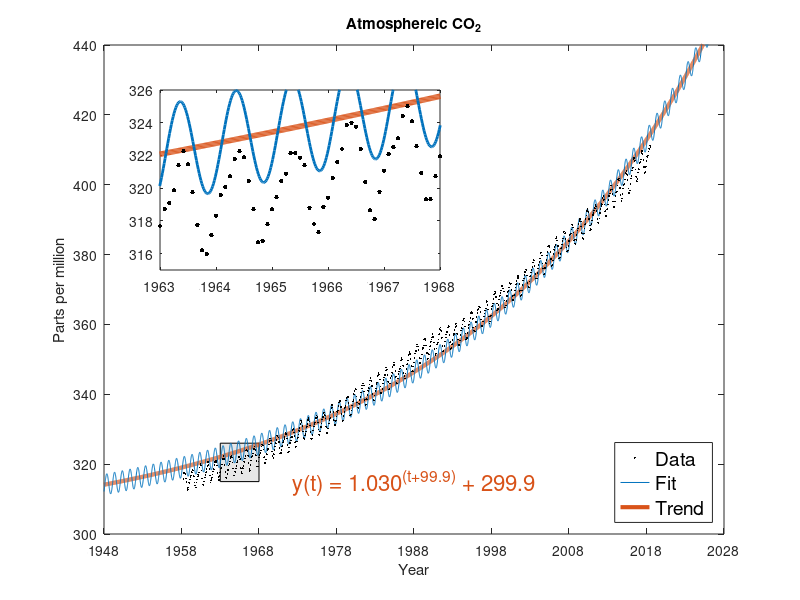

MATLAB code to generate this figure:
%% Import data
clc
clear
load('CO2_data.mat');

%% fminsearch on exponential fit + oscillation
clc
Z0 = [0.03; -100; 300; 3; 2*pi; 0];
optims = optimset('maxfunevals',10000,'maxiter',10000);

errorfunc = @(A,B,C,D,E,F) sum( (exp(A*(t-B)) + C + D*sin(E*(t-F)) - y).^2 );

coeffs_fitexpsinu = fminsearch(@(Z) errorfunc(Z(1),Z(2),Z(3),Z(4),Z(5),Z(6)), Z0, optims);
A = coeffs_fitexpsinu(1);
B = coeffs_fitexpsinu(2);
C = coeffs_fitexpsinu(3);
D = coeffs_fitexpsinu(4);
E = coeffs_fitexpsinu(5);
F = coeffs_fitexpsinu(6);
% modify fit functions for easier graphing (horizontal shift of t by 1958)
fit_expsinu = @(t) exp(A*((t-1958)-B)) + C + D*sin(E*((t-1958)-F));
fit_expsinu_exppart = @(t) exp(A*((t-1958)-B)) + C;

%% Plotting
% NOTE
% IF PLOT SHOWS UP WEIRD, DRAG THE FIGURE WINDOW TO FIT THE PLOT ON HW
% after that, run code again to produce the right PNG file

% remember, t = year since 1958
t = t + 1958;
% not anymore
clf
% Main plot
% patch
patch([1963 1968 1968 1963],[315 315 326 326],'w','facecolor',[0.9 0.9 0.9])
hold on
allplots = [];
ts = linspace(1948,2028,5000);
ys = fit_expsinu(ts);
ys2 = fit_expsinu_exppart(ts);
% Trend's color is Matlab's default color for 2nd plot
allplots(3) = plot(ts,ys2,'Color',[0.8500 0.3250 0.0980],'LineWidth',3);
hold on
% Fit's color is Matlab's default color for 1st plot
allplots(2) = plot(ts,ys,'Color',[0 0.4470 0.7410]);
hold on
% Data is black dot
allplots(1) = plot(t,y,'k.','MarkerSize',4);
set(gca,'Box','On')
axis([1948 2028 300 440])
xticks(1948:10:2028)
title('Atmosphereic CO_2')
xlabel('Year')
ylabel('Parts per million')
legtext = {'Data','Fit','Trend'};
% legend
legend(allplots,legtext,'Location','southeast','FontSize',14)
% text
if B<0
    str = sprintf('y(t) = %.3f^{(t+%.1f)} + %.1f',exp(A),-B,C);
else
    str = sprintf('y(t) = %.3f^{(t-%.1f)} + %.1f',exp(A),B,C);
end
text(1988,315,str,'Color',[0.8500 0.3250 0.0980],'HorizontalAlignment','center','Fontsize',16)

% Inset plot
ax2 = axes('Position',[0.2 0.55 0.35 0.3]);
plot(ts,ys2,'Color',[0.8500 0.3250 0.0980],'LineWidth',4);
hold on
plot(ts,ys,'Color',[0 0.4470 0.7410],'LineWidth',2);
hold on
plot(t,y,'k.','MarkerSize',10);
set(gca,'Color',[0.9 0.9 0.9],'Box','On')
xlim([1963 1968])
ylim([315 326])
set(ax2)
print(gcf,'-dpng','hw5_making_a_figure.png');

% just for personal keep
% print(gcf,'-dpdf','hw5_making_a_figure.pdf');

